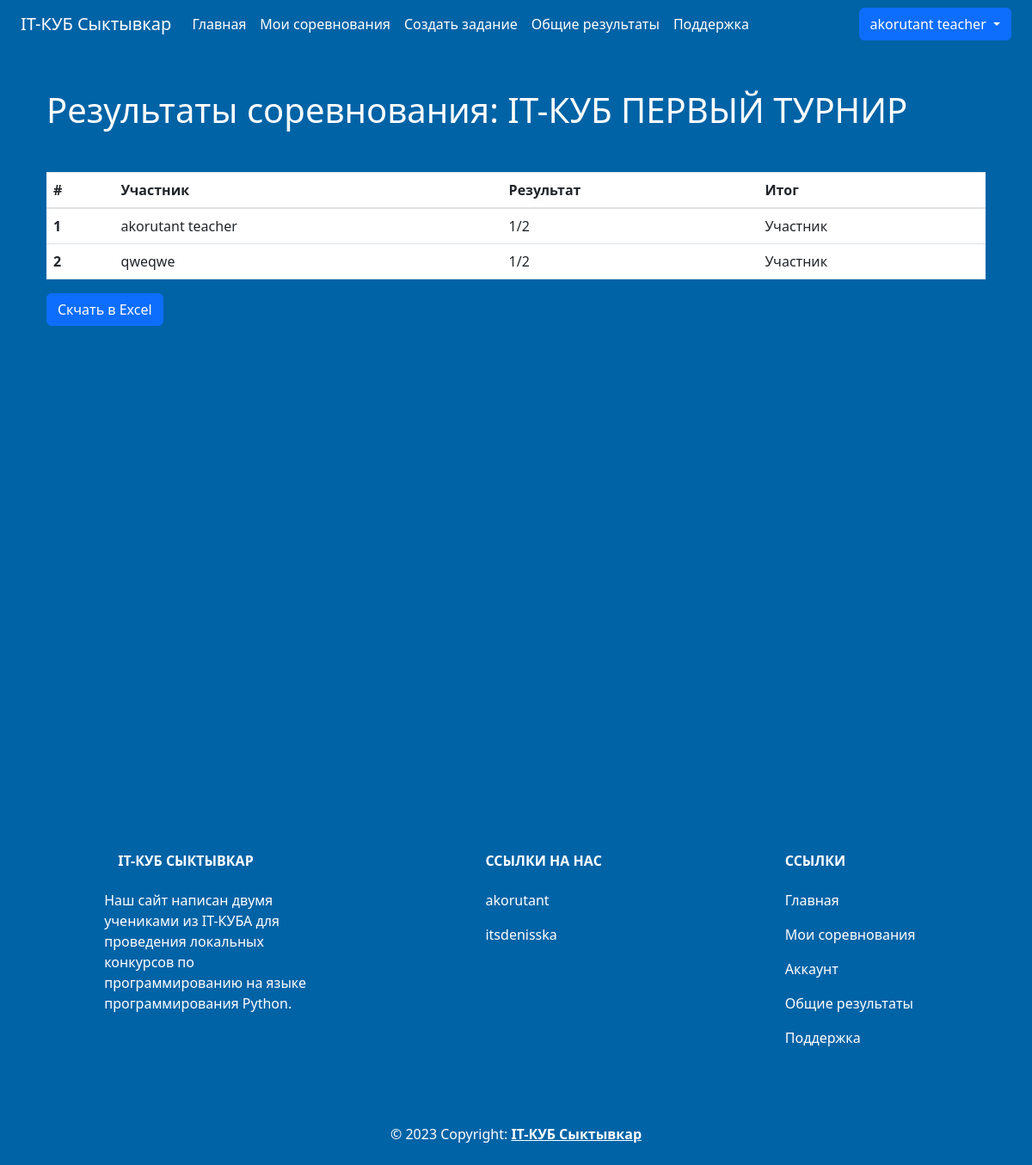
Screenshot of /contest/results/1 (signed in) with the database file from the repository.
### data/users.py (models this page shows, shortened)
class User(SqlAlchemyBase, UserMixin):
    __tablename__ = 'users'
    id = sqlalchemy.Column(sqlalchemy.Integer,
                           primary_key=True, autoincrement=True)
    login = sqlalchemy.Column(sqlalchemy.String, nullable=False)
    firstname = sqlalchemy.Column(sqlalchemy.String, nullable=False)
    surname = sqlalchemy.Column(sqlalchemy.String, nullable=False)
    patronymic = sqlalchemy.Column(sqlalchemy.String, nullable=False)
    job_title = sqlalchemy.Column(sqlalchemy.String, nullable=False)
    email = sqlalchemy.Column(sqlalchemy.String,
                              index=True, unique=True, nullable=False)
    hashed_password = sqlalchemy.Column(sqlalchemy.String, nullable=False)
    count_contests = sqlalchemy.Column(sqlalchemy.Integer, nullable=False, default=0)
    count_wins = sqlalchemy.Column(sqlalchemy.Integer, nullable=False, default=0)
    avatar = sqlalchemy.Column(sqlalchemy.String, nullable=True)
    created_date = sqlalchemy.Column(sqlalchemy.DateTime,
                                     default=datetime.now)
    contest_results = orm.relationship('ContestResults', backref='user')

### data/contests.py (models this page shows)
class Contest(SqlAlchemyBase):
    __tablename__ = "contests"
    id = sqlalchemy.Column(sqlalchemy.Integer,
                           primary_key=True, autoincrement=True)
    title = sqlalchemy.Column(sqlalchemy.String, nullable=False, unique=True)
    description = sqlalchemy.Column(sqlalchemy.String, nullable=False)
    author_id = sqlalchemy.Column(sqlalchemy.Integer,
                                  sqlalchemy.ForeignKey("teachers.user_id"))
    join_deadline = sqlalchemy.Column(sqlalchemy.DateTime, nullable=False)
    end_deadline = sqlalchemy.Column(sqlalchemy.DateTime, nullable=False)
    teacher = orm.relationship('Teacher')
    tasks = orm.relationship('Task', secondary='contest_to_task', backref='contest')
    contest_result = orm.relationship("ContestResults", back_populates='contest_item')

### data/contest_results.py (models this page shows)
class ContestResults(SqlAlchemyBase):
    __tablename__ = "contests_results"
    id = sqlalchemy.Column(sqlalchemy.Integer,
                           primary_key=True, autoincrement=True)
    student_id = sqlalchemy.Column(sqlalchemy.Integer,
                                   sqlalchemy.ForeignKey("users.id"))
    contest_id = sqlalchemy.Column(sqlalchemy.Integer,
                                   sqlalchemy.ForeignKey("contests.id"))
    complited = sqlalchemy.Column(sqlalchemy.Integer)
    count_tasks = sqlalchemy.Column(sqlalchemy.Integer)
    student = orm.relationship("User")
    contest_item = orm.relationship("Contest")

### main.py (the view)
@app.route("/contest/results/<int:contest_id>")
@login_required
def contests_results(contest_id):
    db_sess = db_session.create_session()
    contest = db_sess.query(Contest).filter(Contest.id == contest_id).first()
    contest_results = db_sess.query(ContestResults).filter(ContestResults.contest_id == contest_id).all()
    return render_template('contest_results.html', contest=contest, results=contest_results)

### data/db_session.py (called while the page is built)
def create_session() -> Session:
    global __factory
    return __factory()

### main.py (called while the page is built)
@login_manager.user_loader
def load_user(user_id):
    db_sess = db_session.create_session()
    return db_sess.query(User).get(user_id)

### templates/contest_results.html
{% extends 'base.html' %} {% block content %}
<div class="container mt-3 text-white">
  <h1 class="mt-2">Результаты соревнования: {{contest.title}}</h1>
    <table class="table text-white mt-5">
  <thead>
    <tr>
      <th scope="col">#</th>
      <th scope="col">Участник</th>
      <th scope="col">Результат</th>
      <th scope="col">Итог</th>
    </tr>
  </thead>
  <tbody>
  {% for result in results %}
  <tr>
      <th scope="row">{{ loop.index }}</th>
      <td>{{ result.user.login }}</td>
      <td>{{ result.complited }}/{{ result.count_tasks }}</td>
      <td>
          {% set a = result.complited %}
          {% set b = result.count_tasks %}
          {% if a == b %}
          Диплом I степени
          {% elif a / b * 100 | int > 80 %}
          Диплом II степени
          {% elif a / b * 100 | int > 60 %}
          Диплом III степени
          {% else %}
          Участник
          {% endif %}
      </td>
  </tr>
  {% endfor %}
  </tbody>
</table>
    <a class="btn btn-primary" href="{{ url_for('download_excel', contest_id=contest.id) }}">Скчать в Excel</a>
</div>
{% endblock %}

### templates/base.html (shortened to what this page needs)
<!DOCTYPE html>
<html lang="ru">
<head>
    <link
            rel="stylesheet"
            href="https://stackpath.bootstrapcdn.com/bootstrap/4.4.1/css/bootstrap.min.css"
    />
    <link
            href="https://cdn.jsdelivr.net/npm/bootstrap@5.3.0-alpha3/dist/css/bootstrap.min.css"
            rel="stylesheet"
    />
    <link rel="stylesheet" href="{{ url_for('static', filename='css/style.css') }}"/>
</head>
<body class="navbar-background">
<header class="container-fluid navbar-background">
    <nav class="navbar navbar-expand-lg navbar-background">
        <div class="container-fluid">
            <a class="navbar-brand text-white" href="{{ url_for('index') }}">IT-КУБ Сыктывкар</a>
            <div
                    class="collapse navbar-collapse justify-content-between"
                    id="navbarSupportedContent"
            >
                <ul class="navbar-nav me-auto mb-2 mb-lg-0">
                    <li class="nav-item">
                        <a
                                class="nav-link active text-white"
                                aria-current="page"
                                href="{{ url_for('index') }}"
                        >Главная</a
                        >
                    </li>
                    {% if current_user.is_authenticated %}
                    {% if current_user.job_title == "teacher" %}
                    <li>
                        <a class="nav-link text-white" href="{{ url_for('contests_teacher') }}">Мои соревнования</a>
                    </li>
                    <li>
                        <a class="nav-link text-white" href="{{ url_for('tasks_add') }}">Создать задание</a>
                    </li>
                    {% endif %}
                    {% endif %}
                    <li>
                        <a href="{{ url_for('results') }}" class="nav-link text-white">Общие результаты</a>
                    </li>
                    <li class="nav-item">
                        <a class="nav-link text-white" href="{{ url_for('help') }}">Поддержка</a>
                    </li>
                </ul>
                <div>
                    {% if current_user.is_authenticated %}
                    <div class="btn-group dropdown-center">
                        <button type="button" class="btn btn-primary dropdown-toggle"
                                data-bs-toggle="dropdown"
                                aria-expanded="false">
                            {{ current_user.login }}
                        </button>
                    </div>
                    {% else %}
                    <a class="btn btn-primary" href="{{ url_for('login') }}">Войти</a>
                    <a class="btn btn-primary" href="{{ url_for('register') }}">Регистрация</a>
                    {% endif %}
                </div>
            </div>
        </div>
    </nav>
</header>
<main role="main" class="container content mt-5">
    {% block content %} {% endblock %}
</main>
<footer class="text-center text-lg-start navbar-background text-muted">
    <section
            class="d-flex justify-content-center justify-content-lg-between p-4"
    >
        <div class="container text-center text-md-start mt-5 text-white">
            <div class="row mt-3">
                <div class="col-md-3 col-lg-4 col-xl-3 mx-auto mb-4">
                    <h6 class="text-uppercase fw-bold mb-4">
                        IT-КУБ Сыктывкар
                    </h6>
                    <p>Наш сайт написан двумя учениками из IT-КУБА для проведения локальных конкурсов по программированию на языке программирования Python.</p>
                </div>
                <div class="col-md-2 col-lg-2 col-xl-2 mx-auto mb-4">
                    <h6 class="text-uppercase fw-bold mb-4">Ссылки на нас</h6>
                    <p>
                        <a href="https://akoru.works/" class="nav-link text-white">akorutant</a>
                    </p>
                    <p>
                        <a href="https://t.me/itsdenisska" class="nav-link text-white">itsdenisska</a>
                    </p>
                </div>
                <div class="col-md-3 col-lg-2 col-xl-2 mx-auto mb-4">
                    <h6 class="text-uppercase fw-bold mb-4">Ссылки</h6>
                    <p>
                        <a href="{{ url_for('index') }}" class="nav-link text-white">Главная</a>
                    </p>
                    {% if current_user.is_authenticated %}
                    {% if current_user.job_title == "teacher" %}
                    <p>
                        <a class="nav-link text-white" href="{{ url_for('contests_teacher') }}">Мои соревнования</a>
                    </p>
                    {% endif %}
                    <p>
                        <a class="nav-link text-white" href="{{ url_for('account', user_id=current_user.id) }}">Аккаунт</a>
                    </p>
                    {% endif %}
                    <p>
                        <a href="{{ url_for('results') }}" class="nav-link text-white">Общие результаты</a>
                    </p>
                    <p>
                        <a href="{{ url_for('help') }}" class="nav-link text-white">Поддержка</a>
                    </p>
                </div>
            </div>
        </div>
    </section>
    <div class="text-center p-4 text-white">
        © 2023 Copyright:
        <a class="text-reset fw-bold" href="{{ url_for('index') }}">IT-КУБ Сыктывкар</a>
    </div>
</footer>
</body>
</html>

### static/css/style.css (style rules this page uses)
.navbar-background { background-color: #0063a6; }
.content { min-height:100vh; }

### rows the page displays
User: login "akorutant teacher"
Contest: title "IT-КУБ ПЕРВЫЙ ТУРНИР"
ContestResults: user.login "akorutant teacher", complited "1", count_tasks "2"
ContestResults: user.login "qweqwe", complited "1", count_tasks "2"
